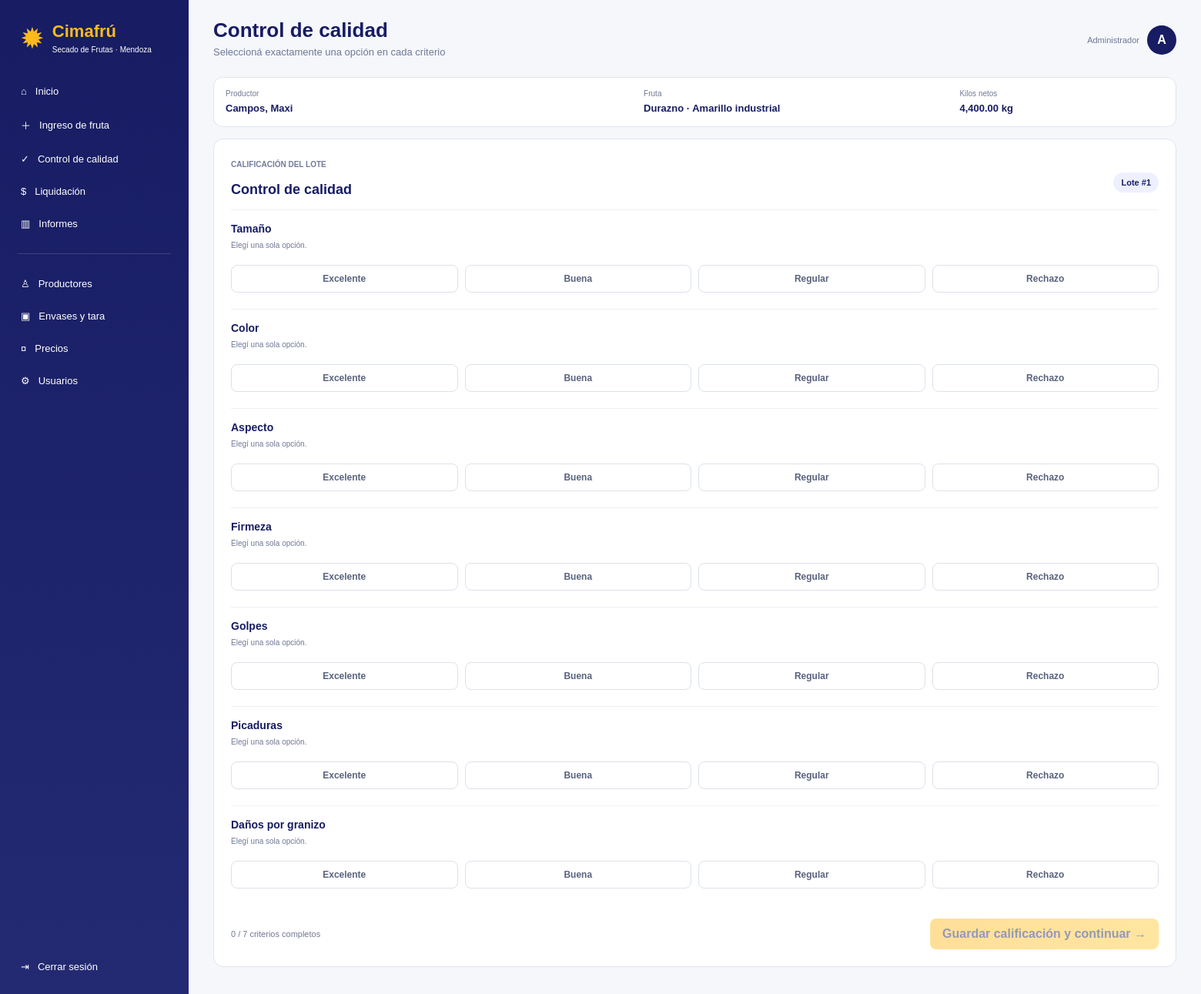
/control-calidad/1 (signed in), run on the app's committed database.
### app.py (models this page shows)
class Usuario(UserMixin,db.Model):
    id=db.Column(db.Integer,primary_key=True); usuario=db.Column(db.String(100),unique=True,nullable=False)
    password=db.Column(db.String(200),nullable=False); nombre=db.Column(db.String(120),default='')
    rol=db.Column(db.String(30),default='general',nullable=False); activo=db.Column(db.Boolean,default=True,nullable=False)

class Productor(db.Model):
    id=db.Column(db.Integer,primary_key=True); nombre=db.Column(db.String(100),nullable=False); apellido=db.Column(db.String(100),nullable=False)
    dni=db.Column(db.String(30),unique=True,nullable=False); telefono=db.Column(db.String(50)); email=db.Column(db.String(100)); localidad=db.Column(db.String(100)); activo=db.Column(db.Boolean,default=True,nullable=False)
    vales=db.relationship('Vale',back_populates='productor'); liquidaciones=db.relationship('Liquidacion',back_populates='productor'); ingresos=db.relationship('IngresoFruta',back_populates='productor')

class IngresoFruta(db.Model):
    id=db.Column(db.Integer,primary_key=True); productor_id=db.Column(db.Integer,db.ForeignKey('productor.id'),nullable=False); fecha=db.Column(db.DateTime,default=datetime.utcnow,nullable=False)
    fruta=db.Column(db.String(100),nullable=False); variedad=db.Column(db.String(100),nullable=False); peso_bruto_camion=db.Column(db.Float,default=0,nullable=False); tara_camion=db.Column(db.Float,default=0,nullable=False); tara_envases=db.Column(db.Float,default=0,nullable=False); kilos_netos=db.Column(db.Float,default=0,nullable=False)
    observaciones=db.Column(db.Text,default=''); calidad=db.Column(db.String(50),default=''); puntuacion=db.Column(db.Integer,default=0); estado=db.Column(db.String(50),default='Pendiente de calidad',nullable=False)
    productor=db.relationship('Productor',back_populates='ingresos'); envases=db.relationship('IngresoEnvase',back_populates='ingreso',cascade='all,delete-orphan')

### app.py (the view, shortened to what this page needs)
@app.route('/control-calidad/<int:ingreso_id>',methods=['GET','POST'])
@roles_requeridos('calidad','general')
def control_calidad(ingreso_id):
    ingreso=db.session.get(IngresoFruta,ingreso_id)
    if not ingreso: abort(404)
    criterios=criterios_para(ingreso.fruta,ingreso.variedad)
    return render_template('control_calidad.html',ingreso=ingreso,criterios=criterios,calidad=CALIDAD)

### app.py (called while the page is built)
@login_manager.user_loader
def cargar_usuario(uid): return db.session.get(Usuario,int(uid))

@app.template_filter('kg')
def kg(v): return f'{float(v or 0):,.2f} kg'

@app.context_processor
def globals_template(): return {'ROLES':ROLES,'FRUTAS':FRUTAS,'VARIEDADES':VARIEDADES}

def roles_requeridos(*roles):
    def deco(view):
        @wraps(view)
        def wrapped(*args,**kwargs):
            if not current_user.is_authenticated: return login_manager.unauthorized()
            if not current_user.activo: logout_user(); flash('Usuario desactivado.','error'); return redirect(url_for('login'))
            if current_user.rol not in roles and current_user.rol!='administrador': abort(403)
            return view(*args,**kwargs)
        return wrapped
    return deco

@app.before_request
def bloquear_inactivos():
    if current_user.is_authenticated and not current_user.activo and request.endpoint not in ('logout','login','static'):
        logout_user(); return redirect(url_for('login'))

def criterios_para(fruta,variedad):
    if fruta=='Uva': return ['Calibre','Color','Aspecto','Racimo','Granos dañados','Daños por granizo']
    if fruta=='Tomate': return ['Tamaño','Color','Firmeza','Aspecto','Golpes','Picaduras','Daños']
    if fruta in ('Ciruela','Damasco'): return ['Tamaño','Color','Aspecto','Estado del carozo','Golpes','Picaduras','Daños por granizo']
    if fruta=='Durazno': return ['Tamaño','Color','Aspecto','Firmeza','Golpes','Picaduras','Daños por granizo']
    if fruta=='Pera': return ['Tamaño','Color','Aspecto','Firmeza','Golpes','Picaduras','Daños']
    return ['Tamaño','Color','Aspecto','Estado']

### templates/control_calidad.html (shortened to what this page needs)
{% extends 'base.html' %}{% block header %}Control de calidad{% endblock %}{% block subtitle %}Seleccioná exactamente una opción en cada criterio{% endblock %}{% block content %}<div class="summary-strip"><div><small>Productor</small><strong>{{ingreso.productor.apellido}}, {{ingreso.productor.nombre}}</strong></div><div><small>Fruta</small><strong>{{ingreso.fruta}} · {{ingreso.variedad}}</strong></div><div><small>Kilos netos</small><strong>{{ingreso.kilos_netos|kg}}</strong></div></div><form method="POST" id="form-calidad" class="card"><div class="quality-head"><div><span>CALIFICACIÓN DEL LOTE</span><h2>Control de calidad</h2></div><strong>Lote #{{ingreso.id}}</strong></div>{% for c in criterios %}{% set criterio_idx = loop.index0 %}<section class="criterio"><div class="criterio-title"><h3>{{c}}</h3><small>Elegí una sola opción.</small></div><div class="radio-grid">{% for op in calidad %}<label class="radio-option"><span>{{op}}</span></label>{% endfor %}</div></section>{% endfor %}<div class="quality-actions"><span id="contador"></span><button class="btn-primary" id="btn-calificar" disabled>Guardar calificación y continuar →</button></div></form>{% endblock %}

### templates/base.html (shortened to what this page needs)
<!doctype html><html lang="es"><head><link rel="stylesheet" href="{{ url_for('static',filename='estilos.css') }}"></head><body>
<aside class="sidebar"><div class="brand"><div class="brand-mark">✹</div><div><strong>Cimafrú</strong><small>Secado de Frutas · Mendoza</small></div></div><nav class="nav">
<a href="{{url_for('dashboard')}}">⌂ <span>Inicio</span></a>{% if current_user.rol in ['administrador','general','bascula'] %}<a href="{{url_for('ingreso_fruta')}}">＋ <span>Ingreso de fruta</span></a>{% endif %}{% if current_user.rol in ['administrador','general','calidad'] %}<a href="{{url_for('cola_calidad')}}">✓ <span>Control de calidad</span></a>{% endif %}{% if current_user.rol in ['administrador','general','liquidaciones'] %}<a href="{{url_for('liquidaciones')}}">$ <span>Liquidación</span></a>{% endif %}<a href="{{url_for('informes')}}">▥ <span>Informes</span></a><div class="nav-separator"></div>{% if current_user.rol in ['administrador','general','bascula'] %}<a href="{{url_for('productores')}}">♙ <span>Productores</span></a><a href="{{url_for('envases')}}">▣ <span>Envases y tara</span></a>{% endif %}{% if current_user.rol in ['administrador','general','precios'] %}<a href="{{url_for('precios')}}">¤ <span>Precios</span></a>{% endif %}{% if current_user.rol=='administrador' %}<a href="{{url_for('usuarios')}}">⚙ <span>Usuarios</span></a>{% endif %}</nav><a class="logout" href="{{url_for('logout')}}">⇥ <span>Cerrar sesión</span></a></aside>
<main class="contenido"><header class="topbar"><div><h1>{% block header %}{% endblock %}</h1><p>{% block subtitle %}{% endblock %}</p></div><div class="perfil"><span class="role">{{ ROLES.get(current_user.rol,current_user.rol) }}</span><div class="avatar">{{ current_user.usuario[0]|upper }}</div></div></header>{% block content %}{% endblock %}</main></body></html>

### static/estilos.css (style rules this page uses)
:root { --navy:#171c63;--navy2:#292f7b;--yellow:#ffb91d;--bg:#f5f7fb;--text:#26315f;--muted:#707996;--line:#e1e5ef;--green:#3da45b;--red:#d95c50 }
* { box-sizing:border-box }
body { margin:0;background:var(--bg);font-family:Arial,sans-serif;color:var(--text) }
a { text-decoration:none;color:inherit }
button,input,select,textarea { font:inherit }
.sidebar { position:fixed;left:0;top:0;bottom:0;width:245px;background:linear-gradient(180deg,var(--navy),#242a72);color:#fff;padding:22px 14px;display:flex;flex-direction:column;z-index:10 }
.brand { display:flex;gap:10px;align-items:center;padding:6px 12px 28px }
.brand-mark { font-size:38px;color:var(--yellow) }
.brand strong { display:block;color:var(--yellow);font-size:22px }
.brand small { font-size:10px }
.nav { display:flex;flex-direction:column;gap:5px }
.nav a,.logout { padding:11px 13px;border-radius:9px;display:flex;gap:11px;align-items:center;font-size:13px }
.nav-separator { height:1px;background:#ffffff28;margin:15px 9px }
.logout { margin-top:auto }
.contenido { margin-left:245px;padding:24px 32px;min-height:100vh }
.topbar { display:flex;justify-content:space-between;align-items:center;margin-bottom:20px }
.topbar h1 { margin:0;color:var(--navy);font-size:26px }
.topbar p { margin:5px 0;color:var(--muted);font-size:13px }
.perfil { display:flex;align-items:center;gap:10px }
.role { font-size:11px;color:var(--muted) }
.avatar { width:38px;height:38px;border-radius:50%;background:var(--navy);color:#fff;display:grid;place-items:center;font-weight:bold }
.stat,.quick,.card { background:#fff;border:1px solid var(--line);border-radius:13px }
.card { padding:22px;margin-bottom:16px }
.card h2 { color:var(--navy);font-size:18px }
.card h3 { color:var(--navy) }
label { display:block;font-size:11px;font-weight:bold;color:#59637f;margin:8px 0 5px }
.btn-primary,.btn-secondary,.btn-small { display:inline-flex;align-items:center;justify-content:center;padding:10px 15px;border-radius:8px;border:1px solid transparent;cursor:pointer }
.btn-primary { background:linear-gradient(90deg,var(--yellow),#ffc82e);color:var(--navy);font-weight:bold }
.btn-primary:disabled { opacity:.45;cursor:not-allowed }
.summary-strip { display:grid;grid-template-columns:2fr 1.5fr 1fr;gap:12px;background:#fff;border:1px solid var(--line);border-radius:12px;padding:15px;margin-bottom:15px }
.summary-strip small,.detail-grid small { display:block;color:var(--muted);font-size:10px;margin-bottom:4px }
.summary-strip strong,.detail-grid strong { font-size:13px;color:var(--navy) }
.quality-head { display:flex;justify-content:space-between;align-items:center }
.quality-head>div>span { font-size:10px;color:#727c9b;font-weight:bold }
.quality-head strong { background:#eef0ff;color:var(--navy);padding:7px 10px;border-radius:15px;font-size:11px }
.criterio { padding:16px 0;border-top:1px solid #edf0f5 }
.criterio-title h3 { margin:0 0 3px;font-size:14px }
.criterio-title small { font-size:10px;color:var(--muted) }
.radio-grid { display:grid;grid-template-columns:repeat(4,1fr);gap:9px;margin-top:10px }
.radio-option span { display:block;border:1px solid #dce1ea;border-radius:8px;padding:10px;text-align:center;font-size:12px;cursor:pointer }
.quality-actions { display:flex;justify-content:space-between;align-items:center;margin-top:18px }
.quality-actions span { font-size:11px;color:var(--muted) }

### data on the page
Usuario: get "Administrador", usuario "A"
Productor: productor.apellido "Campos", productor.nombre "Maxi"
IngresoFruta: fruta "Durazno", variedad "Amarillo industrial", kilos_netos|kg "4,400.00 kg", id "1"

### other printed values
{{ c }} "Tamaño" "Color" "Aspecto" "Firmeza" "Golpes" "Picaduras" "Daños por granizo"
{{ op }} "Excelente" "Buena" "Regular" "Rechazo" "Excelente" "Buena" "Regular" "Rechazo" "Excelente" "Buena" "Regular" "Rechazo" "Excelente" "Buena" "Regular" "Rechazo" "Excelente" "Buena" "Regular" "Rechazo" "Excelente" "Buena" "Regular" "Rechazo" "Excelente" "Buena" "Regular" "Rechazo"
